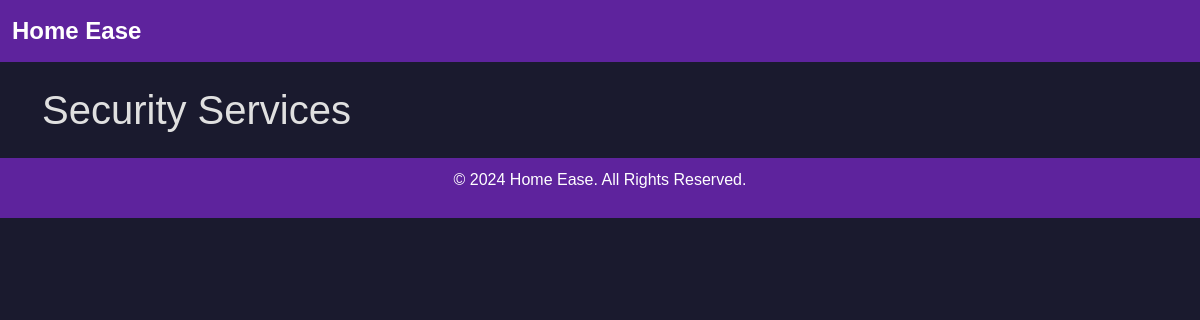
Page /security_services on the earlier database version.
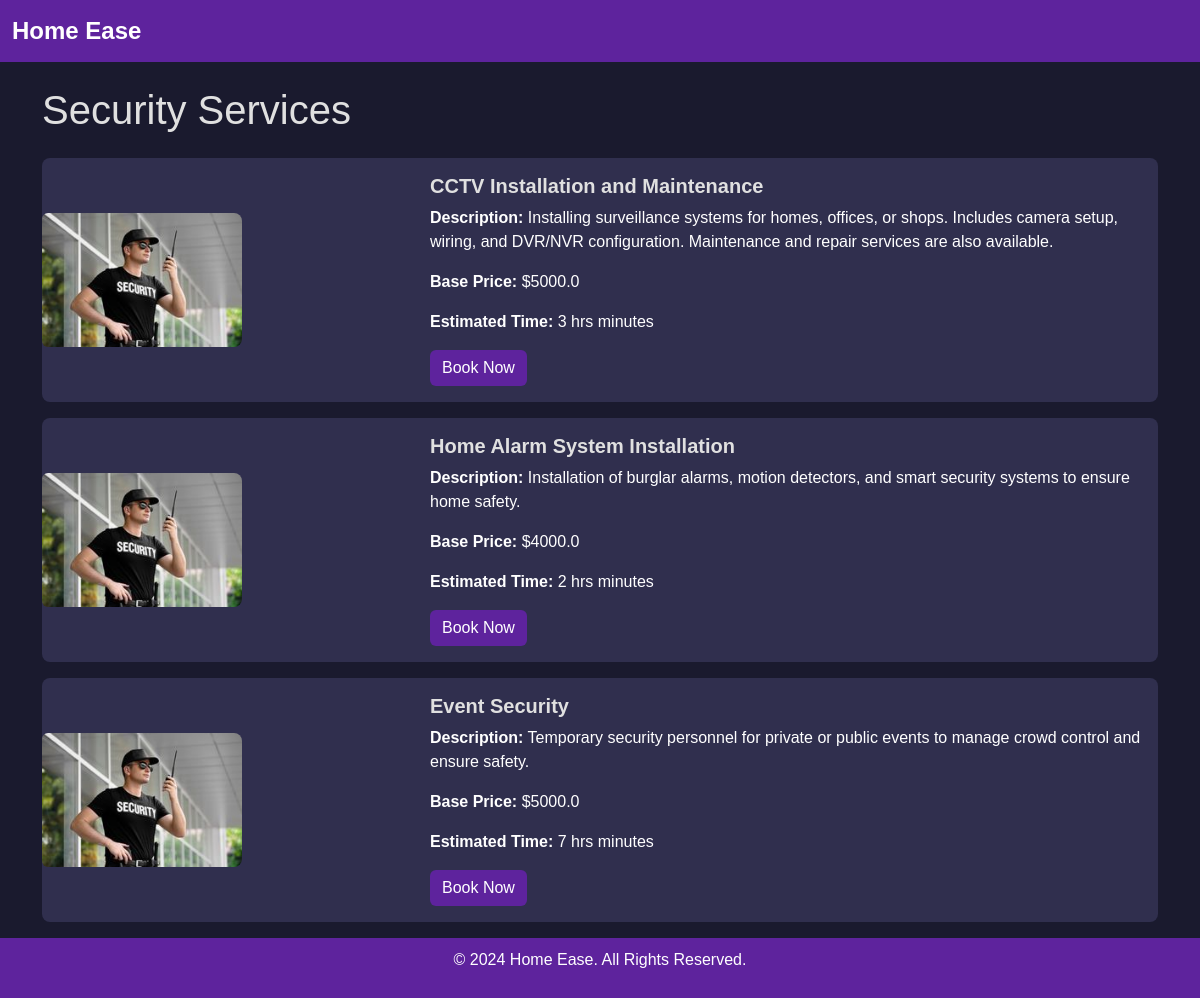
Same page on the later database version.
### app.py (models this page shows)
class Service(db.Model):
    id = db.Column(db.Integer, primary_key=True)
    name = db.Column(db.String(100), unique=True, nullable=False)
    type_of_service = db.Column(db.String(50), nullable=False)
    base_price = db.Column(db.Float, nullable=False)
    description = db.Column(db.Text)
    time_required = db.Column(db.Integer)  # Time in minutes
    created_at = db.Column(db.DateTime, default=datetime.utcnow)
    professionals = db.relationship('ProfessionalDetails', back_populates='service')
    service_requests = db.relationship('ServiceRequest', back_populates='service')

### app.py (the view)
@app.route('/security_services')
def security_services():
    security_services = Service.query.filter_by(type_of_service="security services").all()
    return render_template('security_services.html', services=security_services)

### templates/security_services.html (shortened to what this page needs)
<!doctype html>
<html lang="en">
<head>
    <link href="https://cdn.jsdelivr.net/npm/bootstrap@5.3.3/dist/css/bootstrap.min.css" rel="stylesheet">
    <link rel="stylesheet" href="/static/css/styles.css">
</head>
<body>
    <nav class="navbar navbar-expand-lg navbar-light bg-light">
        <div class="container-fluid">
            <a class="navbar-brand" href="/">Home Ease</a>
        </div>
    </nav>
    <div class="container mt-4">
        <h1 class="mb-4">Security Services</h1>
        {% for service in services %}
        <div class="card mb-3">
            <div class="row g-0 align-items-center">
                <div class="col-md-4">
                    <img src="static\images\default_security.jpg"
                         class="img-fluid rounded-start"
                         alt="{{ service.name }}">
                </div>
                <div class="col-md-8">
                    <div class="card-body">
                        <h5 class="card-title">{{ service.name }}</h5>
                        <p class="card-text"><strong>Description:</strong> {{ service.description }}</p>
                        <p class="card-text"><strong>Base Price:</strong> ${{ service.base_price }}</p>
                        <p class="card-text"><strong>Estimated Time:</strong> {{ service.time_required }} minutes</p>
                        <form action="/book_service" method="post" class="mt-3">
                            <button type="submit" class="btn btn-success">Book Now</button>
                        </form>
                    </div>
                </div>
            </div>
        </div>
        {% endfor %}
    </div>
    <footer>
        <p>&copy; 2024 Home Ease. All Rights Reserved.</p>
    </footer>
</body>
</html>

Differences in the rows shown:
added Service: name "CCTV Installation and Maintenance", description "Installing surveillance systems for homes, offices, or shops. Includes camera setup, wiring, and DVR/NVR configuration. Maintenance and repair services are also available.", base_price "5000.0", time_required "3 hrs"
added Service: name "Home Alarm System Installation", description "Installation of burglar alarms, motion detectors, and smart security systems to ensure home safety.", base_price "4000.0", time_required "2 hrs"
added Service: name "Event Security", description "Temporary security personnel for private or public events to manage crowd control and ensure safety.", base_price "5000.0", time_required "7 hrs"
